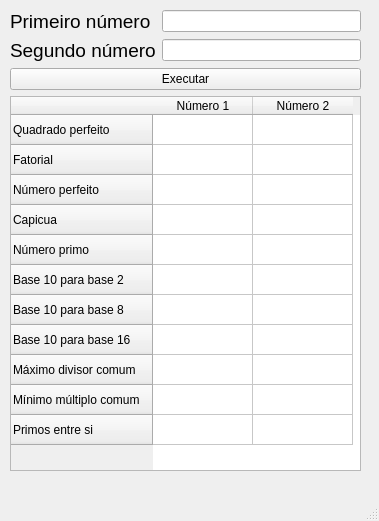
<?xml version="1.0" encoding="UTF-8"?>
<ui version="4.0">
 <class>MainWindow</class>
 <widget class="QMainWindow" name="MainWindow">
  <property name="geometry">
   <rect>
    <x>0</x>
    <y>0</y>
    <width>379</width>
    <height>521</height>
   </rect>
  </property>
  <property name="windowTitle">
   <string>Números Naturais</string>
  </property>
  <widget class="QWidget" name="centralwidget">
   <widget class="QWidget" name="layoutWidget">
    <property name="geometry">
     <rect>
      <x>10</x>
      <y>10</y>
      <width>351</width>
      <height>461</height>
     </rect>
    </property>
    <layout class="QGridLayout" name="gridLayout_2">
     <item row="0" column="0">
      <layout class="QVBoxLayout" name="verticalLayout">
       <item>
        <layout class="QGridLayout" name="gridLayout">
         <item row="0" column="0">
          <widget class="QLabel" name="labelPrimeiroNumero">
           <property name="text">
            <string>&lt;html&gt;&lt;head/&gt;&lt;body&gt;&lt;p&gt;&lt;span style=&quot; font-size:14pt;&quot;&gt;Primeiro número&lt;/span&gt;&lt;/p&gt;&lt;/body&gt;&lt;/html&gt;</string>
           </property>
          </widget>
         </item>
         <item row="0" column="1">
          <widget class="QLineEdit" name="lineEditPrimeiroNumero"/>
         </item>
         <item row="1" column="0">
          <widget class="QLabel" name="labelSegundoNumero">
           <property name="text">
            <string>&lt;html&gt;&lt;head/&gt;&lt;body&gt;&lt;p&gt;&lt;span style=&quot; font-size:14pt;&quot;&gt;Segundo número&lt;/span&gt;&lt;/p&gt;&lt;/body&gt;&lt;/html&gt;</string>
           </property>
          </widget>
         </item>
         <item row="1" column="1">
          <widget class="QLineEdit" name="lineEditSegundoNumero"/>
         </item>
        </layout>
       </item>
       <item>
        <widget class="QPushButton" name="pushButtonExecutar">
         <property name="text">
          <string>Executar</string>
         </property>
        </widget>
       </item>
      </layout>
     </item>
     <item row="1" column="0">
      <widget class="QTableWidget" name="tableWidgetTabela">
       <property name="tabKeyNavigation">
        <bool>false</bool>
       </property>
       <property name="dragEnabled">
        <bool>false</bool>
       </property>
       <row>
        <property name="text">
         <string>Quadrado perfeito</string>
        </property>
       </row>
       <row>
        <property name="text">
         <string>Fatorial</string>
        </property>
       </row>
       <row>
        <property name="text">
         <string>Número perfeito</string>
        </property>
       </row>
       <row>
        <property name="text">
         <string>Capicua</string>
        </property>
       </row>
       <row>
        <property name="text">
         <string>Número primo</string>
        </property>
       </row>
       <row>
        <property name="text">
         <string>Base 10 para base 2</string>
        </property>
       </row>
       <row>
        <property name="text">
         <string>Base 10 para base 8</string>
        </property>
       </row>
       <row>
        <property name="text">
         <string>Base 10 para base 16</string>
        </property>
       </row>
       <row>
        <property name="text">
         <string>Máximo divisor comum</string>
        </property>
       </row>
       <row>
        <property name="text">
         <string>Mínimo múltiplo comum</string>
        </property>
       </row>
       <row>
        <property name="text">
         <string>Primos entre si</string>
        </property>
       </row>
       <column>
        <property name="text">
         <string>Número 1</string>
        </property>
       </column>
       <column>
        <property name="text">
         <string>Número 2</string>
        </property>
       </column>
       <item row="0" column="0">
        <property name="text">
         <string/>
        </property>
        <property name="flags">
         <set>ItemIsSelectable|ItemIsDragEnabled|ItemIsDropEnabled|ItemIsUserCheckable|ItemIsEnabled</set>
        </property>
       </item>
       <item row="0" column="1">
        <property name="text">
         <string/>
        </property>
        <property name="flags">
         <set>ItemIsSelectable|ItemIsDragEnabled|ItemIsDropEnabled|ItemIsUserCheckable|ItemIsEnabled</set>
        </property>
       </item>
       <item row="1" column="0">
        <property name="flags">
         <set>ItemIsSelectable|ItemIsDragEnabled|ItemIsDropEnabled|ItemIsUserCheckable|ItemIsEnabled</set>
        </property>
       </item>
       <item row="1" column="1">
        <property name="flags">
         <set>ItemIsSelectable|ItemIsDragEnabled|ItemIsDropEnabled|ItemIsUserCheckable|ItemIsEnabled</set>
        </property>
       </item>
       <item row="2" column="0">
        <property name="flags">
         <set>ItemIsSelectable|ItemIsDragEnabled|ItemIsDropEnabled|ItemIsUserCheckable|ItemIsEnabled</set>
        </property>
       </item>
       <item row="2" column="1">
        <property name="flags">
         <set>ItemIsSelectable|ItemIsDragEnabled|ItemIsDropEnabled|ItemIsUserCheckable|ItemIsEnabled</set>
        </property>
       </item>
       <item row="3" column="0">
        <property name="flags">
         <set>ItemIsSelectable|ItemIsDragEnabled|ItemIsDropEnabled|ItemIsUserCheckable|ItemIsEnabled</set>
        </property>
       </item>
       <item row="3" column="1">
        <property name="flags">
         <set>ItemIsSelectable|ItemIsDragEnabled|ItemIsDropEnabled|ItemIsUserCheckable|ItemIsEnabled</set>
        </property>
       </item>
       <item row="4" column="0">
        <property name="flags">
         <set>ItemIsSelectable|ItemIsDragEnabled|ItemIsDropEnabled|ItemIsUserCheckable|ItemIsEnabled</set>
        </property>
       </item>
       <item row="4" column="1">
        <property name="flags">
         <set>ItemIsSelectable|ItemIsDragEnabled|ItemIsDropEnabled|ItemIsUserCheckable|ItemIsEnabled</set>
        </property>
       </item>
       <item row="5" column="0">
        <property name="flags">
         <set>ItemIsSelectable|ItemIsDragEnabled|ItemIsDropEnabled|ItemIsUserCheckable|ItemIsEnabled</set>
        </property>
       </item>
       <item row="5" column="1">
        <property name="flags">
         <set>ItemIsSelectable|ItemIsDragEnabled|ItemIsDropEnabled|ItemIsUserCheckable|ItemIsEnabled</set>
        </property>
       </item>
       <item row="6" column="0">
        <property name="flags">
         <set>ItemIsSelectable|ItemIsDragEnabled|ItemIsDropEnabled|ItemIsUserCheckable|ItemIsEnabled</set>
        </property>
       </item>
       <item row="6" column="1">
        <property name="flags">
         <set>ItemIsSelectable|ItemIsDragEnabled|ItemIsDropEnabled|ItemIsUserCheckable|ItemIsEnabled</set>
        </property>
       </item>
       <item row="7" column="0">
        <property name="flags">
         <set>ItemIsSelectable|ItemIsDragEnabled|ItemIsDropEnabled|ItemIsUserCheckable|ItemIsEnabled</set>
        </property>
       </item>
       <item row="7" column="1">
        <property name="flags">
         <set>ItemIsSelectable|ItemIsDragEnabled|ItemIsDropEnabled|ItemIsUserCheckable|ItemIsEnabled</set>
        </property>
       </item>
       <item row="8" column="0">
        <property name="flags">
         <set>ItemIsSelectable|ItemIsDragEnabled|ItemIsDropEnabled|ItemIsUserCheckable|ItemIsEnabled</set>
        </property>
       </item>
       <item row="8" column="1">
        <property name="flags">
         <set>ItemIsSelectable|ItemIsDragEnabled|ItemIsDropEnabled|ItemIsUserCheckable|ItemIsEnabled</set>
        </property>
       </item>
       <item row="9" column="0">
        <property name="flags">
         <set>ItemIsSelectable|ItemIsDragEnabled|ItemIsDropEnabled|ItemIsUserCheckable|ItemIsEnabled</set>
        </property>
       </item>
       <item row="9" column="1">
        <property name="flags">
         <set>ItemIsSelectable|ItemIsDragEnabled|ItemIsDropEnabled|ItemIsUserCheckable|ItemIsEnabled</set>
        </property>
       </item>
       <item row="10" column="0">
        <property name="flags">
         <set>ItemIsSelectable|ItemIsDragEnabled|ItemIsDropEnabled|ItemIsUserCheckable|ItemIsEnabled</set>
        </property>
       </item>
       <item row="10" column="1">
        <property name="flags">
         <set>ItemIsSelectable|ItemIsDragEnabled|ItemIsDropEnabled|ItemIsUserCheckable|ItemIsEnabled</set>
        </property>
       </item>
      </widget>
     </item>
    </layout>
   </widget>
  </widget>
  <widget class="QMenuBar" name="menubar">
   <property name="geometry">
    <rect>
     <x>0</x>
     <y>0</y>
     <width>379</width>
     <height>21</height>
    </rect>
   </property>
  </widget>
  <widget class="QStatusBar" name="statusbar"/>
 </widget>
 <tabstops>
  <tabstop>lineEditPrimeiroNumero</tabstop>
  <tabstop>lineEditSegundoNumero</tabstop>
  <tabstop>pushButtonExecutar</tabstop>
  <tabstop>tableWidgetTabela</tabstop>
 </tabstops>
 <resources/>
 <connections/>
</ui>
